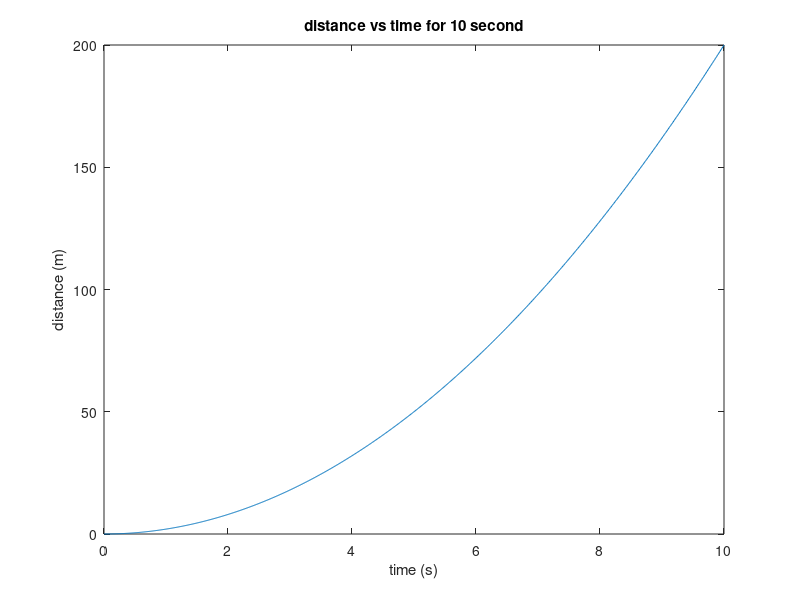

The MATLAB source for this figure:
%t for time, a for acceleration, s for dispacement
a = 2;
t = (0:0.01:10);
s = a * t.^2; %derieved from a=v/t, v=s/t
plot(t, s);
title('distance vs time for 10 second');
ylabel('distance (m)');
xlabel('time (s)');
